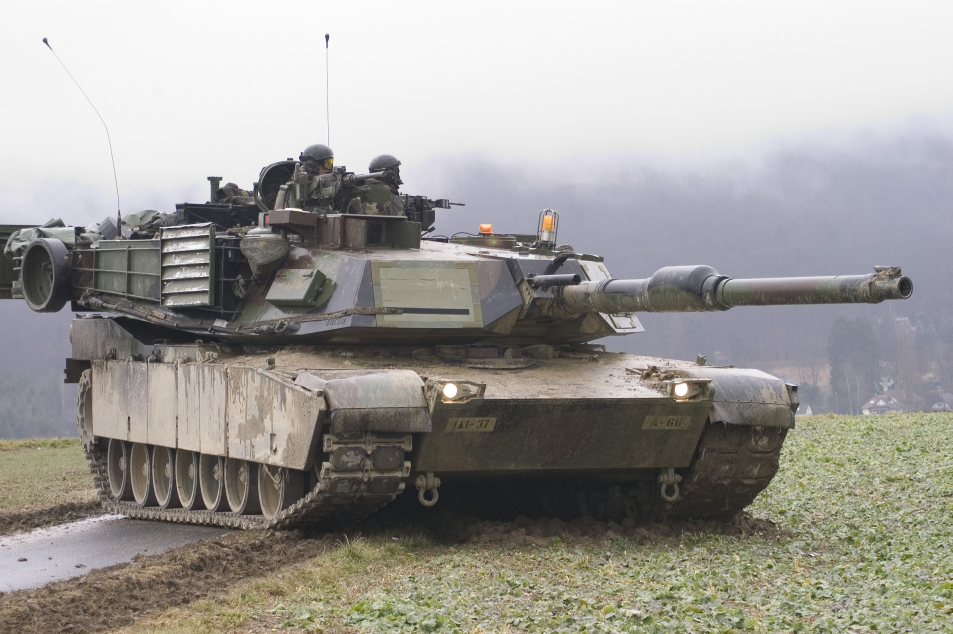
#> input picture TA.jpg, 2858 x 1900 px (shown at 1/3 size)
$ jupyter execute FedosiienkoLesson57.ipynb
#> lines starting #> are read from the running program, lines starting #| are printed output that depends on the picture
# Завдання

Можна використовувати бібліотеку PIL або бібліотеку OpenCV.

1. Створіть функцію для зчитування зображення з диску та його відображення на екрані.

2. Створіть функцію для збереження зображення на диск.

3. Створіть функцію для реалізації наступних піксельних операцій:

+ зміна контрастності (задання коефіцієнту контрастності та яскравості);
+ зміна яскравості (задання коефіцієнту яскравості);
+ зміна насиченості (задання коефіцієнту насиченості);
+ зміна розміру зображення (задання нової ширини та висоти);
+ обрізання зображення (задання координат початку та кінця обрізання);
+ поворот зображення на заданий кут (задання кута повороту в градусах).

**Створюємо функцію для зчитування зображення з диску та його відображення на екрані**

[cell 1]
import cv2
import numpy as np
import matplotlib.pyplot as plt

[cell 2]
def load_image(file):
#> called with file = 'TA.jpg'
    img = cv2.imread(file, cv2.IMREAD_COLOR)
#> img is the input picture: shape (1900, 2858, 3); mean B, G, R 151.2, 155.7, 158.1
    return img

[cell 3]
def show_image(file):
    img = load_image(file)
    img_RGB = cv2.cvtColor(img, cv2.COLOR_BGR2RGB)
    plt.axis("off")
    plt.imshow(img_RGB)
    return plt.show()

[cell 4]
show_image("TA.jpg")

**Створюємо функцію для збереження зображення на диск.**

[cell 5]
def save_image(filename, image):
    saved_image = cv2.imwrite(filename, image)
    print(f"saved as {filename}")
    return None

**Зміна контрастності (задання коефіцієнту контрастності та яскравості**

[cell 6]
def adjust_contrast(file, contrast, brightness):
#> called with file = 'TA.jpg', contrast = 0.3, brightness = 1
    img = load_image(file)
    img_new = cv2.convertScaleAbs(img, alpha=contrast, beta=brightness)
    filename = f"contrast_adjusted_{file}"
    save_image(filename, img_new)
    return show_image(filename)

[cell 7]
adjust_contrast("TA.jpg", 0.3, 1)

**Зміна яскравості (задання коефіцієнту яскравості)**

[cell 8]
def adjust_brightness(file, brightness):
#> called with file = 'TA.jpg', brightness = 90
    img = load_image(file)
    img_new = cv2.convertScaleAbs(img, beta=brightness)
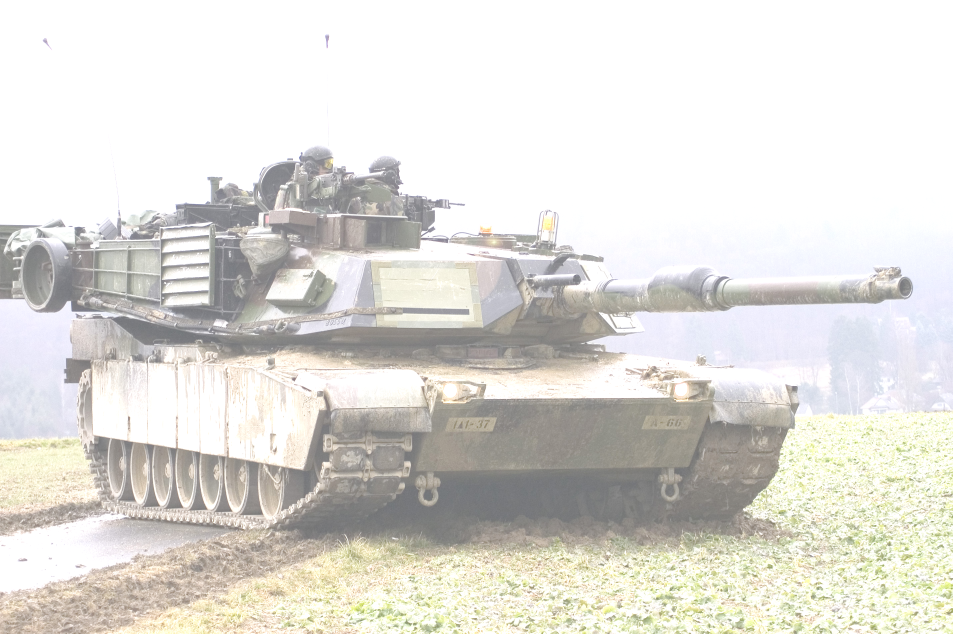
#> img_new: shape (1900, 2858, 3) (shown at 1/3 size); mean B, G, R 216.2, 221.3, 223.2
    filename = f"brightness_adjusted_{file}"
    save_image(filename, img_new)
    return show_image(filename)

[cell 9]
adjust_brightness("TA.jpg", 90)

**Зміна насиченості (задання коефіцієнту насиченості)**

[cell 10]
def adjust_saturation(file, saturation):
#> called with file = 'TA.jpg', saturation = 20
    img = load_image(file)
    hsv_img = cv2.cvtColor(img, cv2.COLOR_BGR2HSV)
#> hsv_img: shape (1900, 2858, 3); mean H, S, V 44.7, 27.2, 161.5
    h, s, v = cv2.split(hsv_img)
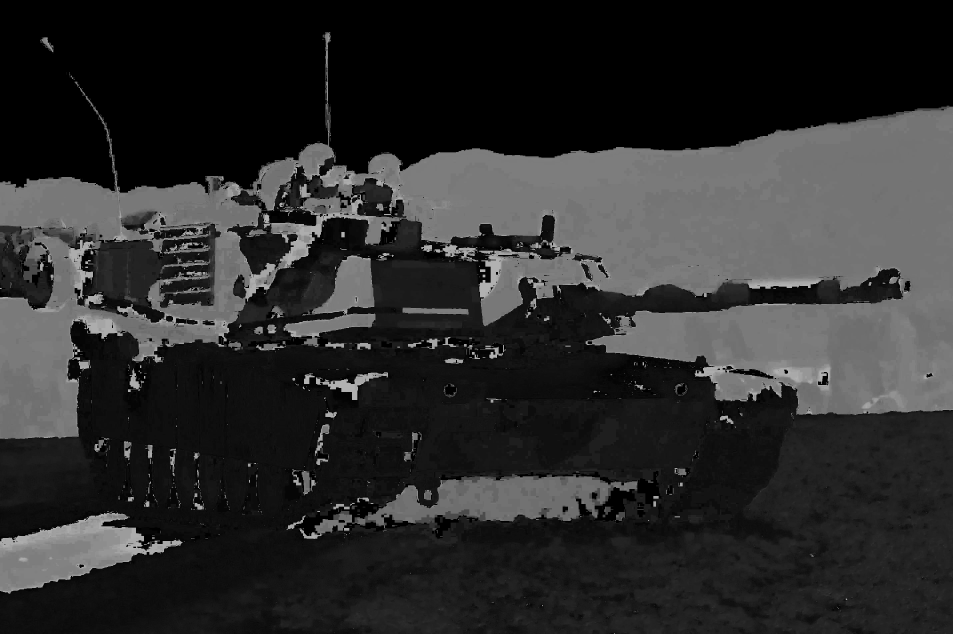
#> h: shape (1900, 2858) (shown at 1/3 size); min 0, max 179, mean 44.7
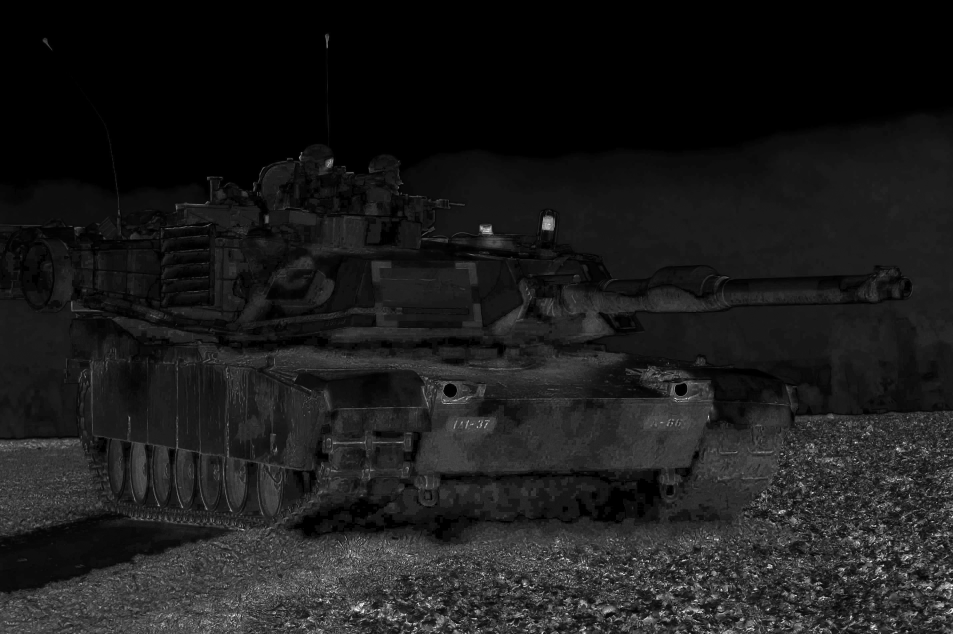
#> s: shape (1900, 2858) (shown at 1/3 size); min 0, max 255, mean 27.2
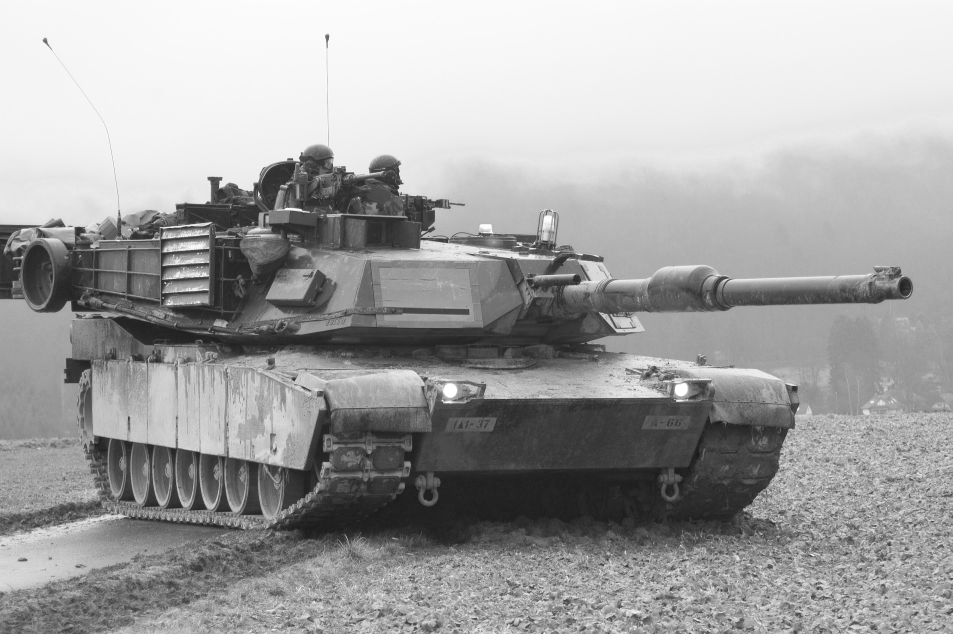
#> v: shape (1900, 2858) (shown at 1/3 size); min 18, max 255, mean 161.5
    s = cv2.convertScaleAbs(s, alpha=saturation)
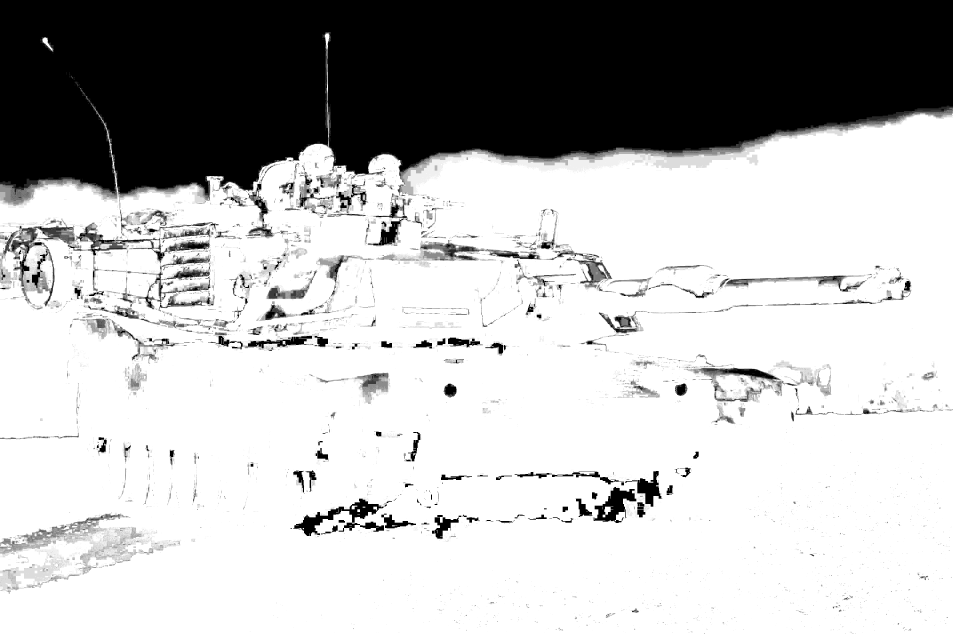
#> s: shape (1900, 2858) (shown at 1/3 size); min 0, max 255, mean 182.9
    hsv_img = cv2.merge([h, s, v])
#> hsv_img: shape (1900, 2858, 3); mean H, S, V 44.7, 182.9, 161.5
    img_new = cv2.cvtColor(hsv_img, cv2.COLOR_HSV2BGR)
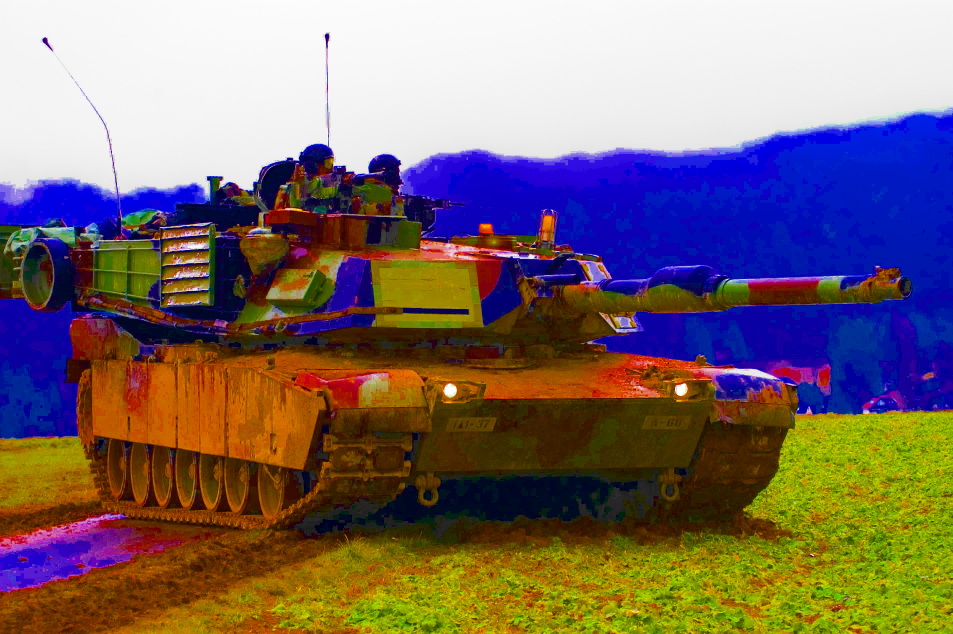
#> img_new: shape (1900, 2858, 3) (shown at 1/3 size); mean B, G, R 103.8, 106.2, 123.7
    filename = f"saturation_adjusted_{file}"
    save_image(filename, img_new)
    return show_image(filename)

[cell 11]
adjust_saturation("TA.jpg", 20)

**Зміна розміру зображення (задання нової ширини та висоти)**

[cell 12]
def resize_image(file, new_width, new_height):
#> called with file = 'TA.jpg', new_width = 250, new_height = 250
    img = load_image(file)
    img_new = cv2.resize(img, (new_width, new_height))
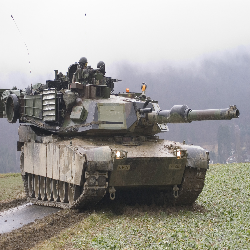
#> img_new: shape (250, 250, 3); mean B, G, R 151.1, 155.6, 158
    filename = f"resized_{new_width}x{new_height}_{file}"
    save_image(filename, img_new)
    return show_image(filename)

[cell 13]
resize_image("TA.jpg", 250, 250)

**Обрізання зображення (задання координат початку та кінця обрізання)**

[cell 14]
def crop_image(file, x1, y1, x2, y2):
#> called with file = 'TA.jpg', x1 = 600, y1 = 600, x2 = 700, y2 = 700
    img = load_image(file)
    img_new = img[y1:y2, x1:x2]
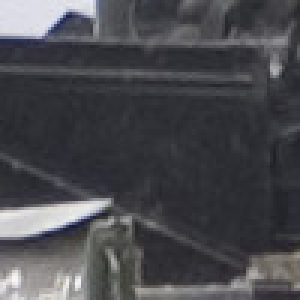
#> img_new: shape (100, 100, 3) (shown 3 times larger); mean B, G, R 78.3, 73.8, 73.6
    filename = f"cropped_{file}"
    save_image(filename, img_new)
    return show_image(filename)

[cell 15]
crop_image("TA.jpg", 600, 600, 700, 700)

**Поворот зображення на заданий кут (задання кута повороту в градусах)**

[cell 16]
def rotate_image(file, angle):
#> called with file = 'TA.jpg', angle = 270
    img = load_image(file)
    height, width = img.shape[:2]
#> height = 1900; width = 2858
    rotation_matrix = cv2.getRotationMatrix2D((width/2, height/2), angle, 1)
    img_new = cv2.warpAffine(img, rotation_matrix, (width, height))
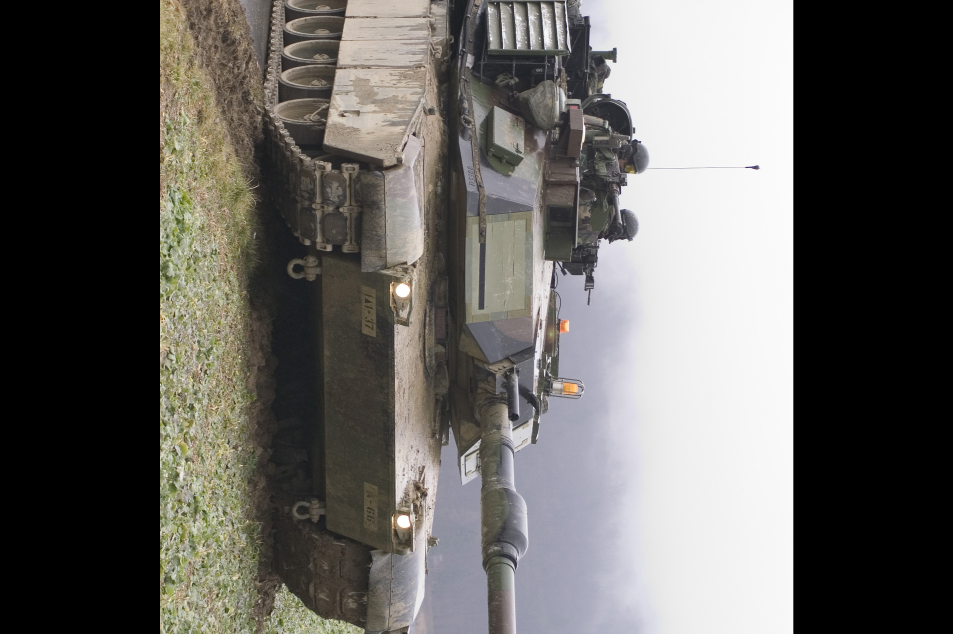
#> img_new: shape (1900, 2858, 3) (shown at 1/3 size); mean B, G, R 95.5, 98.9, 100.9
    filename = f"rotated_{file}"
    save_image(filename, img_new)
    return show_image(filename)
